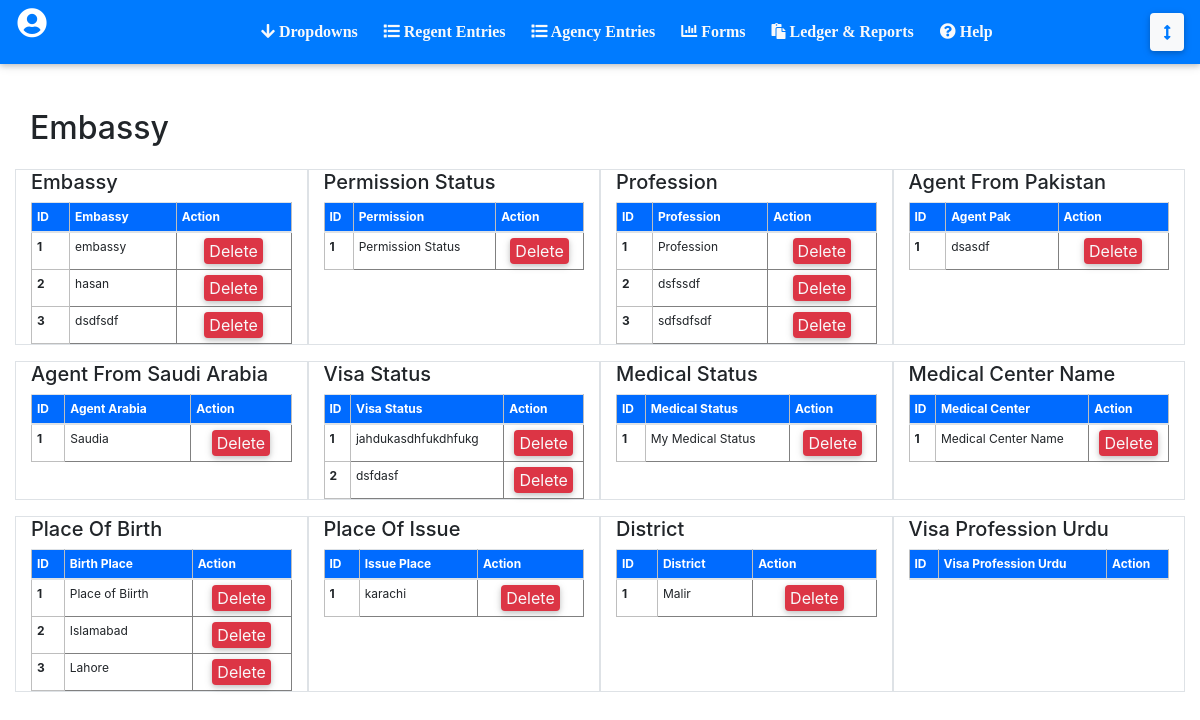
/Add-Dropdown-List.php, run on an earlier commit of the app's database.
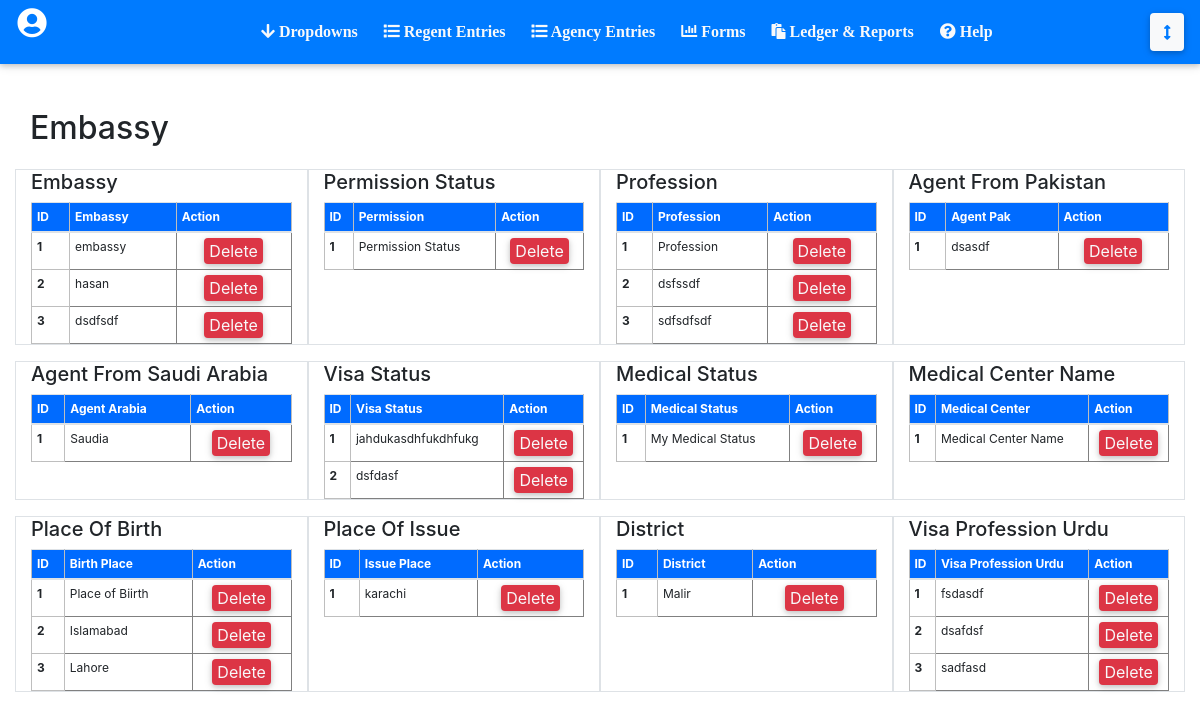
And on a later commit of the database.
### tables this page shows
CREATE TABLE `visa_embassy` (
  `visa_embassy_id` int(11) NOT NULL,
  `name` varchar(255) NOT NULL
);

CREATE TABLE `visa_permission_status` (
  `visa_permission_status_id` int(11) NOT NULL,
  `name` varchar(255) NOT NULL
);

CREATE TABLE `visa_profession` (
  `visa_profession_id` int(11) NOT NULL,
  `name` varchar(255) NOT NULL
);

CREATE TABLE `visa_co_agent_pak` (
  `visa_co_agent_pak_id` int(11) NOT NULL,
  `name` varchar(255) NOT NULL
);

CREATE TABLE `visa_agent_from_saudia` (
  `visa_agent_from_saudia_id` int(11) NOT NULL,
  `name` varchar(255) NOT NULL
);

CREATE TABLE `visa_status` (
  `visa_status_id` int(11) NOT NULL,
  `name` varchar(255) NOT NULL
);

CREATE TABLE `passenger_medical_status` (
  `passenger_medical_status_id` int(11) NOT NULL,
  `name` varchar(255) NOT NULL
);

CREATE TABLE `passenger_medical_center` (
  `passenger_medical_center_id` int(11) NOT NULL,
  `name` varchar(255) NOT NULL
);

CREATE TABLE `passenger_place_of_birth` (
  `passenger_place_of_birth_id` int(11) NOT NULL,
  `name` varchar(255) NOT NULL
);

CREATE TABLE `passenger_place_of_issue` (
  `passenger_place_of_issue_id` int(11) NOT NULL,
  `name` varchar(255) NOT NULL
);

CREATE TABLE `passenger_district` (
  `passenger_district_id` int(11) NOT NULL,
  `name` varchar(255) NOT NULL
);

CREATE TABLE `visa_profession_urdu` (
  `visa_profession_urdu_id` int(11) NOT NULL,
  `name` varchar(255) NOT NULL
);

### Add-Dropdown-List.php (the view, shortened to what the changed rows need)
<?php
include('header.php');
include('connect.php');
?>
<section class="container-fluid">
	<section class="container-fluid">
	<h1>Embassy</h1>
		<section class="row">
			<section class="col-xl-3 border ">
				<table class="table m-auto ">
					<thead>
						<tr>
						  <th scope="col">ID</th>
						  <th scope="col">Embassy</th>
						  <th scope="col">Action</th>
						</tr>
					  </thead>
					  <tbody>
						<?php
						$count = 1;
						$query = mysqli_query($con, "select * from visa_embassy");
						while ($row=mysqli_fetch_array($query)) {
							?>
								<tr>
									 <th scope="row"><?php echo $count ?></th>
									 <td><?php echo $row['name'] ?></td>
									 <td>
										<center>
											<a href="Add-Dropdown-List.php?visa_embassy_id=<?php echo $row[0] ?>" class="btn bg-danger text-light pl-1 pr-1 pt-0 pb-0">Delete</a>
										</center>
									 </td>
								</tr>
							<?php
							$count++;
						}
						?>
					  </tbody>
				</table>
			</section>
			<section class="col-xl-3 border ">
				<table class="table m-auto ">
					<thead>
						<tr>
						  <th scope="col">ID</th>
						  <th scope="col">Permission</th>
						  <th scope="col">Action</th>
						</tr>
					  </thead>
					  <tbody>
						<?php
						$count = 1;
						$query = mysqli_query($con, "select * from visa_permission_status");
						while ($row=mysqli_fetch_array($query)) {
							?>
								<tr>
									 <th scope="row"><?php echo $count?></th>
									 <td><?php echo $row['name'] ?></td>
									 <td>
										<center>
											<a href="Add-Dropdown-List.php?visa_permission_status_id=<?php echo $row[0] ?>" class="btn bg-danger text-light pl-1 pr-1 pt-0 pb-0">Delete</a>
										</center>
									 </td>
								</tr>
							<?php
							$count++;
						}
						?>
					  </tbody>
				</table>
			</section>
			<section class="col-xl-3 border ">
				<table class="table m-auto ">
					<thead>
						<tr>
						  <th scope="col">ID</th>
						  <th scope="col">Profession</th>
						  <th scope="col">Action</th>
						</tr>
					  </thead>
					  <tbody>
						<?php
						$count = 1;
						$query = mysqli_query($con, "select * from visa_profession");
						while ($row=mysqli_fetch_array($query)) {
							?>
								<tr>
									 <th scope="row"><?php echo $count?></th>
									 <td><?php echo $row['name'] ?></td>
									 <td>
										<center>
											<a href="Add-Dropdown-List.php?visa_profession_id=<?php echo $row[0] ?>" class="btn bg-danger text-light pl-1 pr-1 pt-0 pb-0">Delete</a>
										</center>
									 </td>
								</tr>
							<?php
							$count++;
						}
						?>
					  </tbody>
				</table>
			</section>
			<section class="col-xl-3 border ">
				<table class="table m-auto ">
					<thead>
						<tr>
						  <th scope="col">ID</th>
						  <th scope="col">Agent Pak</th>
						  <th scope="col">Action</th>
						</tr>
					  </thead>
					  <tbody>
						<?php
						$count = 1;
						$query = mysqli_query($con, "select * from 	visa_co_agent_pak");
						while ($row=mysqli_fetch_array($query)) {
							?>
								<tr>
									 <th scope="row"><?php echo $count?></th>
									 <td><?php echo $row['name'] ?></td>
									 <td>
										<center>
											<a href="Add-Dropdown-List.php?visa_co_agent_pak_id=<?php echo $row[0] ?>" class="btn bg-danger text-light pl-1 pr-1 pt-0 pb-0">Delete</a>
										</center>
									 </td>
								</tr>
							<?php
							$count++;
						}
						?>
					  </tbody>
				</table>
			</section>
			<section class="col-xl-3 border  mt-3">
				<table class="table m-auto ">
					<thead>
						<tr>
						  <th scope="col">ID</th>
						  <th scope="col">Agent Arabia</th>
						  <th scope="col">Action</th>
						</tr>
					  </thead>
					  <tbody>
						<?php
						$count = 1;
						$query = mysqli_query($con, "select * from visa_agent_from_saudia");
						while ($row=mysqli_fetch_array($query)) {
							?>
								<tr>
									 <th scope="row"><?php echo $count?></th>
									 <td><?php echo $row['name'] ?></td>
									 <td>
										<center>
											<a href="Add-Dropdown-List.php?visa_agent_from_saudia_id=<?php echo $row[0] ?>" class="btn bg-danger text-light pl-1 pr-1 pt-0 pb-0">Delete</a>
										</center>
									 </td>
								</tr>
							<?php
							$count++;
						}
						?>
					  </tbody>
				</table>
			</section>
			<section class="col-xl-3 border mt-3">
				<table class="table m-auto ">
					<thead>
						<tr>
						  <th scope="col">ID</th>
						  <th scope="col">Visa Status</th>
						  <th scope="col">Action</th>
						</tr>
					  </thead>
					  <tbody>
						<?php
						$count = 1;
						$query = mysqli_query($con, "select * from visa_status");
						while ($row=mysqli_fetch_array($query)) {
							?>
								<tr>
									 <th scope="row"><?php echo $count?></th>
									 <td><?php echo $row['name'] ?></td>
									 <td>
										<center>
											<a href="Add-Dropdown-List.php?visa_status_id=<?php echo $row[0] ?>" class="btn bg-danger text-light pl-1 pr-1 pt-0 pb-0">Delete</a>
										</center>
									 </td>
								</tr>
							<?php
							$count++;
						}
						?>
					  </tbody>
				</table>
			</section>
			<section class="col-xl-3 border mt-3">
				<table class="table m-auto ">
					<thead>
						<tr>
						  <th scope="col">ID</th>
						  <th scope="col">Medical Status</th>
						  <th scope="col">Action</th>
						</tr>
					  </thead>
					  <tbody>
						<?php
						$count =1;
						$query = mysqli_query($con, "select * from passenger_medical_status");
						while ($row=mysqli_fetch_array($query)) {
							?>
								<tr>
									 <th scope="row"><?php echo $count?></th>
									 <td><?php echo $row['name'] ?></td>
									 <td>
										<center>
											<a href="Add-Dropdown-List.php?passenger_medical_status_id=<?php echo $row[0] ?>" class="btn bg-danger text-light pl-1 pr-1 pt-0 pb-0">Delete</a>
										</center>
									 </td>
								</tr>
							<?php
							$count++;
						}
						?>
					  </tbody>
				</table>
			</section>
			<section class="col-xl-3 border mt-3">
				<table class="table m-auto ">
					<thead>
						<tr>
						  <th scope="col">ID</th>
						  <th scope="col">Medical Center</th>
						  <th scope="col">Action</th>
						</tr>
					  </thead>
					  <tbody>
						<?php
						$count = 1;
						$query = mysqli_query($con, "select * from passenger_medical_center");
						while ($row=mysqli_fetch_array($query)) {
							?>
								<tr>
									 <th scope="row"><?php echo $count?></th>
									 <td><?php echo $row['name'] ?></td>
									 <td>
										<center>
											<a href="Add-Dropdown-List.php?passenger_medical_center_id=<?php echo $row[0] ?>" class="btn bg-danger text-light pl-1 pr-1 pt-0 pb-0">Delete</a>
										</center>
									 </td>
								</tr>
							<?php
							$count++;
						}
						?>
					  </tbody>
				</table>
			</section>
			<section class="col-xl-3 border mt-3">
				<table class="table m-auto ">
					<thead>
						<tr>
						  <th scope="col">ID</th>
						  <th scope="col">Birth Place</th>
						  <th scope="col">Action</th>
						</tr>
					  </thead>
					  <tbody>
						<?php
						$count=1;
						$query = mysqli_query($con, "select * from passenger_place_of_birth");
						while ($row=mysqli_fetch_array($query)) {
								?>
								<tr>
									 <th scope="row"><?php echo $count?></th>
									 <td><?php echo $row['name'] ?></td>
									 <td>
										<center>
											<a href="Add-Dropdown-List.php?passenger_place_of_birth_id=<?php echo $row[0] ?>" class="btn bg-danger text-light pl-1 pr-1 pt-0 pb-0">Delete</a>
										</center>
									 </td>
								</tr>
							<?php
							$count++;
						}
						?>
					  </tbody>
				</table>
			</section>
			<section class="col-xl-3 border mt-3">
				<table class="table m-auto ">
					<thead>
						<tr>
						  <th scope="col">ID</th>
						  <th scope="col">Issue Place</th>
						  <th scope="col">Action</th>
 						</tr>
					  </thead>
					  <tbody>
						<?php
						$count=1;
						$query = mysqli_query($con, "select * from passenger_place_of_issue");
						while ($row=mysqli_fetch_array($query)) {
							?>
								<tr>
									 <th scope="row"><?php echo $count?></th>
									 <td><?php echo $row['name'] ?></td>
									 <td>
										<center>
											<a href="Add-Dropdown-List.php?passenger_place_of_issue_id=<?php echo $row[0] ?>" class="btn bg-danger text-light pl-1 pr-1 pt-0 pb-0">Delete</a>
										</center>
									 </td>
								</tr>
							<?php
							$count++;
						}
						?>
					  </tbody>
				</table>
			</section>
			<section class="col-xl-3 border mt-3">
				<table class="table m-auto ">
					<thead>
						<tr>
						  <th scope="col">ID</th>
						  <th scope="col">District</th>
						  <th scope="col">Action</th>
						</tr>
					  </thead>
					  <tbody>
						<?php
						$count=1;
						$query = mysqli_query($con, "select * from passenger_district");
						while ($row=mysqli_fetch_array($query)) {
							?>
								<tr>
									 <th scope="row"><?php echo $count?></th>
									 <td><?php echo $row['name'] ?></td>
									 <td>
										<center>
											<a href="Add-Dropdown-List.php?passenger_district_id=<?php echo $row[0] ?>" class="btn bg-danger text-light pl-1 pr-1 pt-0 pb-0">Delete</a>
										</center>
									 </td>
								</tr>
							<?php
							$count++;
						}
						?>
					  </tbody>
				</table>
			</section>
			<section class="col-xl-3 border mt-3">
				<table class="table m-auto ">
					<thead>
						<tr>
						  <th scope="col">ID</th>
						  <th scope="col">Visa Profession Urdu</th>
						  <th scope="col">Action</th>
						</tr>
					  </thead>
					  <tbody>
						<?php
						$count=1;
						$query = mysqli_query($con, "select * from visa_profession_urdu");
						while ($row=mysqli_fetch_array($query)) {
							?>
								<tr>
									 <th scope="row"><?php echo $count?></th>
									 <td><?php echo $row['name'] ?></td>
									 <td>
										<center>
											<a href="Add-Dropdown-List.php?visa_profession_urdu_id=<?php echo $row[0] ?>" class="btn bg-danger text-light pl-1 pr-1 pt-0 pb-0">Delete</a>
										</center>
									 </td>
								</tr>
							<?php
							$count++;
						}
						?>
					  </tbody>
				</table>
			</section>
		</section>
	</section>
</section>
</body>
</html>

What changed in the data, as far as the page shows it:
added visa_profession_urdu: name "fsdasdf"
added visa_profession_urdu: name "dsafdsf"
added visa_profession_urdu: name "sadfasd"
